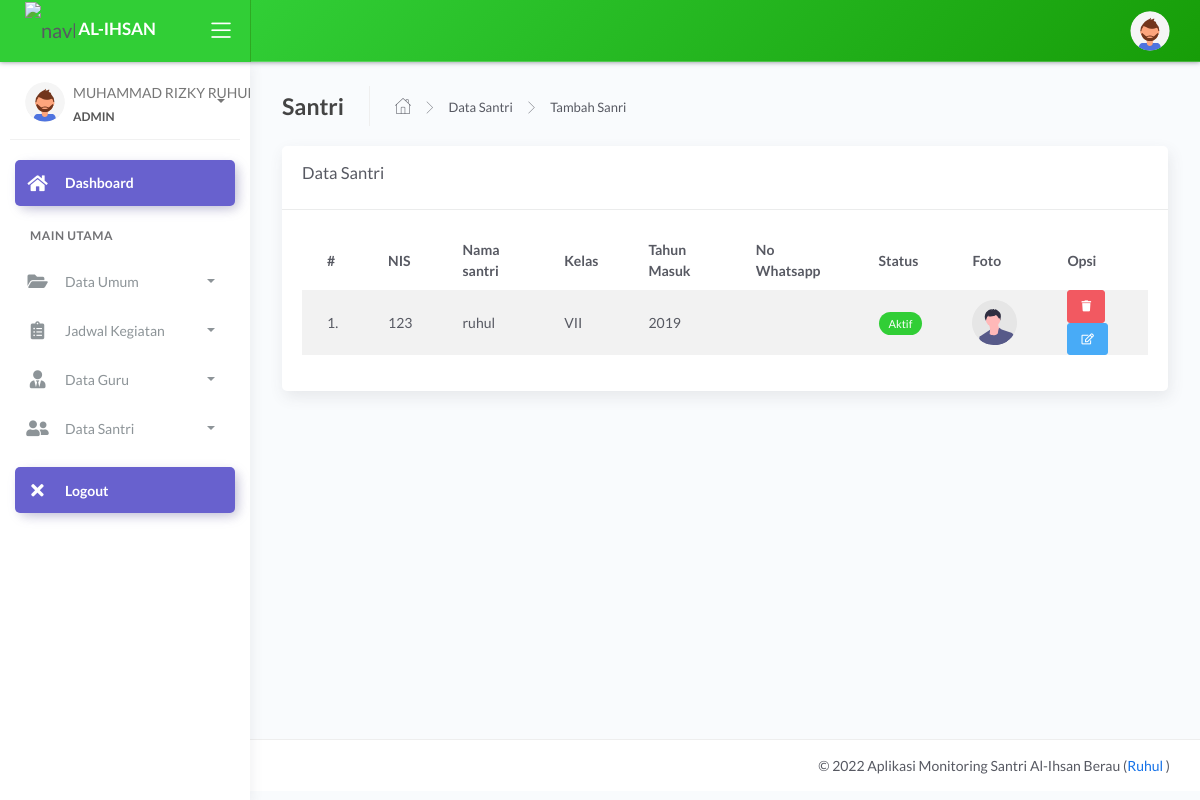
The app's page /admin/dashboard.php?page=santri (signed in), older data.
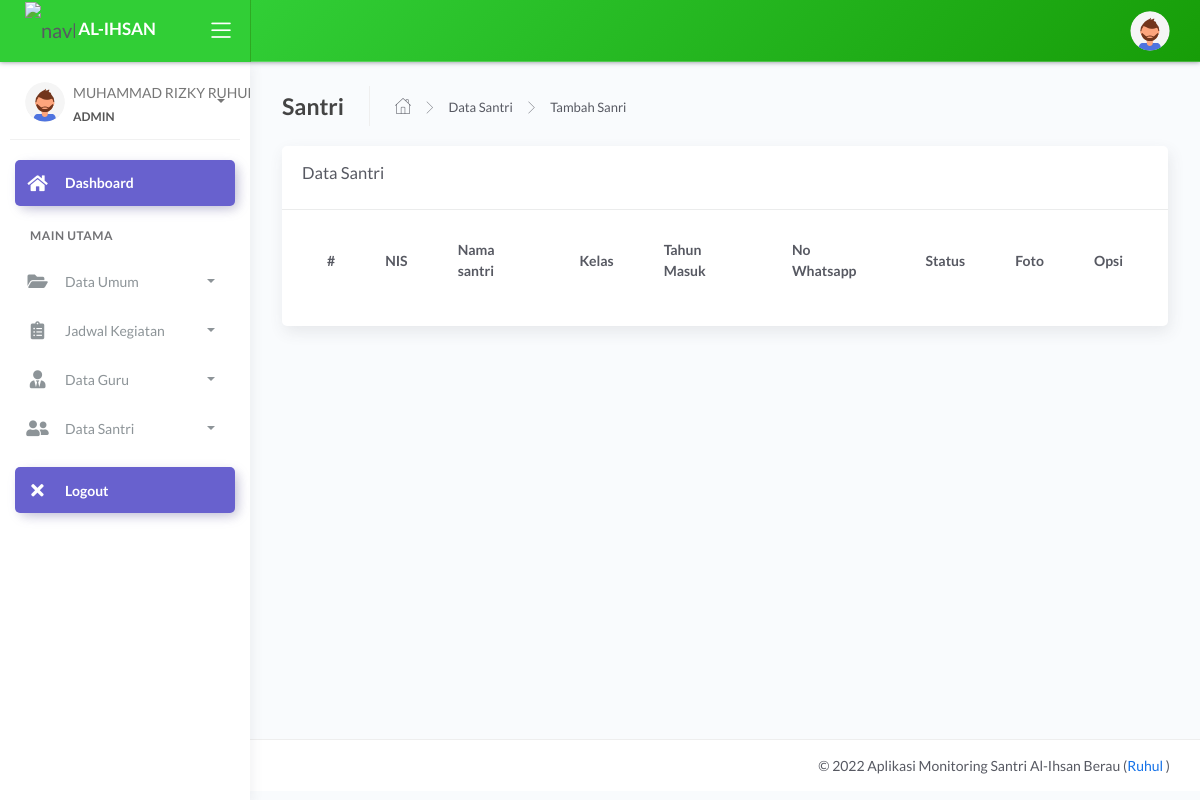
The same page, newer data.
### tables this page shows
CREATE TABLE `tb_santri` (
  `id_santri` int(11) NOT NULL,
  `nis` varchar(60) NOT NULL,
  `nama_santri` varchar(120) NOT NULL,
  `tempat_lahir` varchar(100) NOT NULL,
  `tgl_lahir` date NOT NULL,
  `jk` varchar(30) NOT NULL,
  `alamat` text NOT NULL,
  `password` varchar(255) NOT NULL,
  `foto` varchar(255) NOT NULL,
  `status` varchar(15) NOT NULL,
  `th_angkatan` year(4) NOT NULL,
  `no_wa` varchar(13) NOT NULL,
  `id_mkelas` int(11) NOT NULL
);

CREATE TABLE `tb_mkelas` (
  `id_mkelas` int(11) NOT NULL,
  `kd_kelas` varchar(40) NOT NULL,
  `nama_kelas` varchar(40) NOT NULL
);

### admin/dashboard.php (the view, shortened to what this page needs)
<?php
include '../config/db.php';
?> <script>
<?php
$id_login = @$_SESSION['admin'];
$sql = mysqli_query($con, "SELECT * FROM tb_admin
WHERE id_admin = '$id_login'") or die(mysqli_error($con));
$data = mysqli_fetch_array($sql);
?>
<!DOCTYPE html>
<html lang="en">
<head>
	<link rel="stylesheet" href="../assets/css/bootstrap.min.css">
	<link rel="stylesheet" href="../assets/css/atlantis.min.css">
	<link rel="stylesheet" href="../assets/css/demo.css">
</head>
<body>
	<div class="wrapper">
		<div class="main-header">
			<div class="logo-header" data-background-color="green">
				<a href="dashboard.php" class="logo">
					<img src="../assets/img/h.png" alt="navbar brand" class="navbar-brand" width="50">
					<b class="text-white">AL-IHSAN</b>
				</a>
				<div class="nav-toggle">
					<button class="btn btn-toggle toggle-sidebar">
						<i class="icon-menu"></i>
					</button>
				</div>
			</div>
			<nav class="navbar navbar-header navbar-expand-lg  bg-success-gradient">
				<div class="container-fluid">
					<ul class="navbar-nav topbar-nav ml-md-auto align-items-center">
						<li class="nav-item dropdown hidden-caret">
							<a class="dropdown-toggle profile-pic" data-toggle="dropdown" href="#" aria-expanded="false">
								<div class="avatar-sm">
									<img src="../assets/img/user/<?= $data['foto'] ?>" alt="..." class="avatar-img rounded-circle">
								</div>
							</a>
						</li>
					</ul>
				</div>
			</nav>
		</div>
		<div class="sidebar sidebar-style-2">
			<div class="sidebar-wrapper scrollbar scrollbar-inner">
				<div class="sidebar-content">
					<div class="user">
						<div class="avatar-sm float-left mr-2">
							<img src="../assets/img/user/<?= $data['foto'] ?>" alt="..." class="avatar-img rounded-circle">
						</div>
						<div class="info">
							<a data-toggle="collapse" href="#collapseExample" aria-expanded="true">
								<span>
									<?= $data['nama_lengkap'] ?>
									<span class="user-level">ADMIN</span>
									<span class="caret"></span>
								</span>
							</a>
						</div>
					</div>
					<ul class="nav nav-secondary">
						<li class="nav-item active">
							<a href="dashboard.php" class="collapsed">
								<i class="fas fa-home"></i>
								<p>Dashboard</p>
							</a>
						</li>
						<li class="nav-section">
							<h4 class="text-section">Main Utama</h4>
						</li>
						<li class="nav-item">
							<a data-toggle="collapse" href="#base">
								<i class="fas fa-folder-open"></i>
								<p>Data Umum</p>
								<span class="caret"></span>
							</a>
						</li>
						<li class="nav-item">
							<a data-toggle="collapse" href="#sidebarLayouts">
								<i class="fas fa-clipboard-list"></i>
								<p>Jadwal Kegiatan</p>
								<span class="caret"></span>
							</a>
						</li>
						<li class="nav-item">
							<a data-toggle="collapse" href="#guru">
								<i class="fas fa-user-tie"></i>
								<p>Data Guru</p>
								<span class="caret"></span>
							</a>
						</li>
						<li class="nav-item">
							<a data-toggle="collapse" href="#santri">
								<i class="fas fa-user-friends"></i>
								<p>Data Santri</p>
								<span class="caret"></span>
							</a>
						</li>
						<li class="nav-item active mt-3">
							<a href="logout.php" class="collapsed">
								<i class="fas fa-times "></i>
								<p>Logout</p>
							</a>
						</li>
					</ul>
				</div>
			</div>
		</div>
		<div class="main-panel">
			<div class="content">
				<?php
				$page = @$_GET['page'];
				$act = @$_GET['act'];
				if ($page == 'master') {
					if ($act == 'kelas') {
						include 'modul/master/kelas/data_kelas.php';
					} elseif ($act == 'delkelas') {
						include 'modul/master/kelas/del.php';
					} elseif ($act == 'semester') {
						include 'modul/master/semester/data.php';
					} elseif ($act == 'delsemester') {
						include 'modul/master/semester/del.php';
					} elseif ($act == 'set_semester') {
						include 'modul/master/semester/set.php';
					}
					elseif ($act == 'ta') {
						include 'modul/master/ta/data.php';
					} elseif ($act == 'delta') {
						include 'modul/master/ta/del.php';
					} elseif ($act == 'set_ta') {
						include 'modul/master/ta/set.php';
					} elseif ($act == 'mapel') {
						include 'modul/master/mapel/data.php';
					} elseif ($act == 'delmapel') {
						include 'modul/master/mapel/del.php';
					}
				} elseif ($page == 'santri') {
					if ($act == '') {
						include 'modul/santri/data.php';
					} elseif ($act == 'add') {
						include 'modul/santri/add.php';
					} elseif ($act == 'edit') {
						include 'modul/santri/edit.php';
					} elseif ($act == 'del') {
						include 'modul/santri/del.php';
					} elseif ($act == 'proses') {
						include 'modul/santri/proses.php';
					}
				} elseif ($page == '') {
					include 'modul/home.php';
				} else {
					echo "<b>Tidak ada Halaman</b>";
				}
				?>
			</div>
			<footer class="footer">
				<div class="container">
					<div class="copyright ml-auto">
						&copy; <?php echo date('Y'); ?> Aplikasi Monitoring Santri Al-Ihsan Berau (<a href="index.php">Ruhul </a> )
					</div>
				</div>
			</footer>
		</div>
	</div>
</body>
</html>

### admin/modul/santri/data.php
<div class="page-inner">
  <div class="page-header">
    <h4 class="page-title">Santri</h4>
    <ul class="breadcrumbs">
      <li class="nav-home">
        <a href="#">
          <i class="flaticon-home"></i>
        </a>
      </li>
      <li class="separator">
        <i class="flaticon-right-arrow"></i>
      </li>
      <li class="nav-item">
        <a href="#">Data Santri</a>
      </li>
      <li class="separator">
        <i class="flaticon-right-arrow"></i>
      </li>
      <li class="nav-item">
        <a href="#">Tambah Sanri</a>
      </li>
    </ul>
  </div>
  <div class="row">
    <div class="col-lg-12">
      <div class="card">
        <div class="card-header d-flex align-items-center">
          <h3 class="h4">Data Santri</h3>
        </div>
        <div class="card-body">
          <table id="basic-datatables" class="display table table-striped table-hover">
            <thead>
              <tr>
                <th>#</th>
                <th>NIS</th>
                <th>Nama santri</th>
                <th>Kelas</th>
                <th>Tahun Masuk</th>
                <th>No Whatsapp</th>
                <th>Status</th>
                <th>Foto</th>
                <th>Opsi</th>
              </tr>
            </thead>
            <tbody>
              <?php
              $no = 1;
              $santri = mysqli_query($con, "SELECT * FROM tb_santri
                 INNER JOIN tb_mkelas ON tb_santri.id_mkelas=tb_mkelas.id_mkelas
                 ORDER BY id_santri ASC
                ");
              foreach ($santri as $g) { ?>
                <tr>
                  <td><?= $no++; ?>.</td>
                  <td><?= $g['nis']; ?></td>
                  <td><?= $g['nama_santri']; ?></td>
                  <td><?= $g['nama_kelas']; ?></td>
                  <td><?= $g['th_angkatan']; ?></td>
                  <td><?= $g['no_wa']; ?></td>
                  <td><?php if ($g['status'] == 1) {
                        echo "<span class='badge badge-success'>Aktif</span>";
                      } else {
                        echo "<span class='badge badge-danger'>Off</span>";
                      } ?></td>
                  <td><img src="../assets/img/user/<?= $g['foto'] ?>" width="45" height="45"></td>
                  <td>
                    <a class="btn btn-danger btn-sm" onclick="return confirm('Yakin Hapus Data ??')" href="?page=santri&act=del&id=<?= $g['id_santri'] ?>"><i class="fas fa-trash"></i></a>
                    <a class="btn btn-info btn-sm" href="?page=santri&act=edit&id=<?= $g['id_santri'] ?>"><i class="far fa-edit"></i></a>
                  </td>
                </tr>
              <?php } ?>
            </tbody>
          </table>
        </div>
      </div>
    </div>
  </div>
</div>

Row changes from the older to the newer data that the page shows:
removed tb_santri: nis "123", nama_santri "ruhul", id_mkelas.nama_kelas "VII", th_angkatan "2019", status "Aktif", foto (picture)
